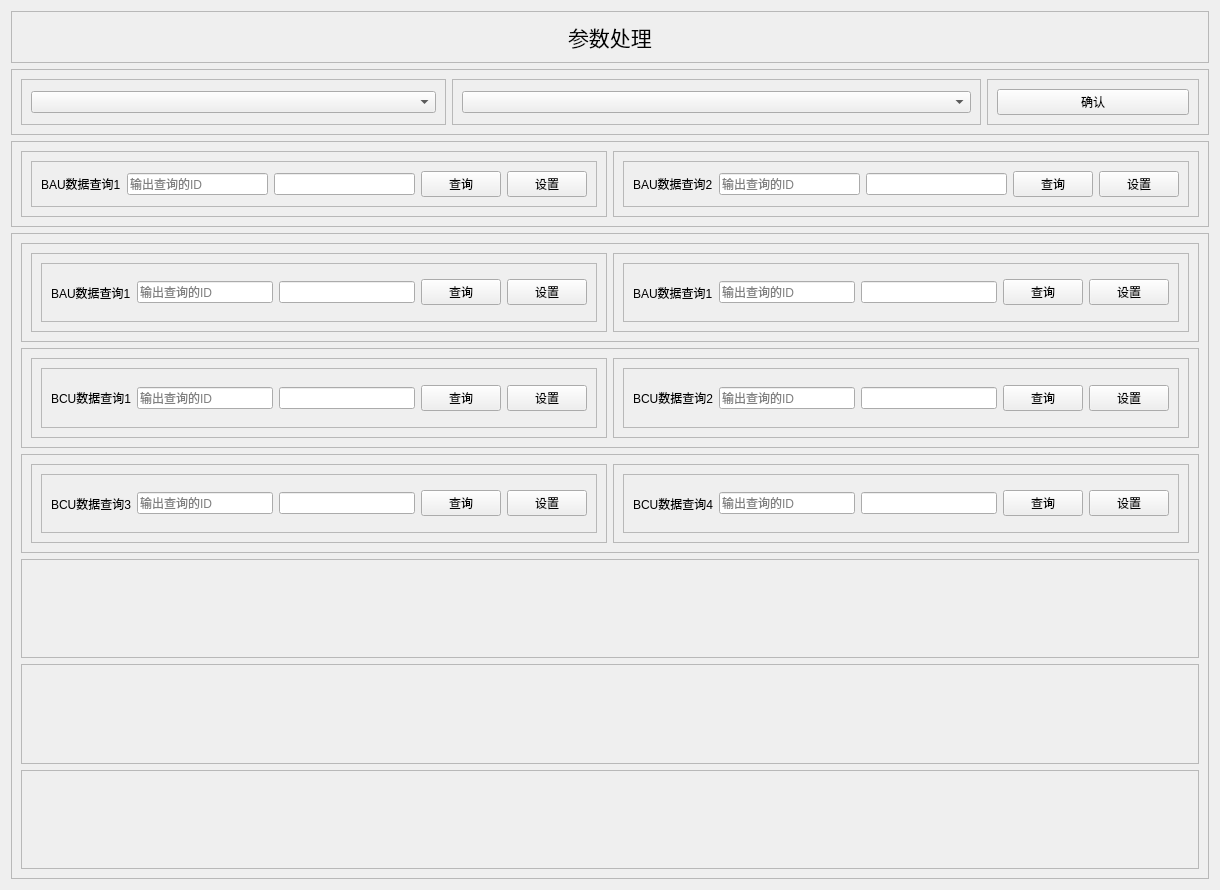
<?xml version="1.0" encoding="UTF-8"?>
<ui version="4.0">
 <class>Form</class>
 <widget class="QWidget" name="Form">
  <property name="geometry">
   <rect>
    <x>0</x>
    <y>0</y>
    <width>1220</width>
    <height>890</height>
   </rect>
  </property>
  <property name="windowTitle">
   <string>Form</string>
  </property>
  <layout class="QVBoxLayout" name="verticalLayout">
   <item>
    <widget class="QFrame" name="frame">
     <property name="sizePolicy">
      <sizepolicy hsizetype="Preferred" vsizetype="Expanding">
       <horstretch>0</horstretch>
       <verstretch>1</verstretch>
      </sizepolicy>
     </property>
     <property name="frameShape">
      <enum>QFrame::StyledPanel</enum>
     </property>
     <property name="frameShadow">
      <enum>QFrame::Raised</enum>
     </property>
     <layout class="QHBoxLayout" name="horizontalLayout">
      <item alignment="Qt::AlignHCenter">
       <widget class="QLabel" name="label">
        <property name="font">
         <font>
          <pointsize>16</pointsize>
         </font>
        </property>
        <property name="text">
         <string>参数处理</string>
        </property>
       </widget>
      </item>
     </layout>
    </widget>
   </item>
   <item>
    <widget class="QFrame" name="frame_2">
     <property name="sizePolicy">
      <sizepolicy hsizetype="Preferred" vsizetype="Expanding">
       <horstretch>0</horstretch>
       <verstretch>4</verstretch>
      </sizepolicy>
     </property>
     <property name="frameShape">
      <enum>QFrame::StyledPanel</enum>
     </property>
     <property name="frameShadow">
      <enum>QFrame::Raised</enum>
     </property>
     <layout class="QHBoxLayout" name="horizontalLayout_2">
      <item>
       <widget class="QFrame" name="frame_6">
        <property name="sizePolicy">
         <sizepolicy hsizetype="Expanding" vsizetype="Preferred">
          <horstretch>2</horstretch>
          <verstretch>0</verstretch>
         </sizepolicy>
        </property>
        <property name="frameShape">
         <enum>QFrame::StyledPanel</enum>
        </property>
        <property name="frameShadow">
         <enum>QFrame::Raised</enum>
        </property>
        <layout class="QHBoxLayout" name="horizontalLayout_3">
         <item>
          <widget class="QComboBox" name="comboBox">
           <property name="placeholderText">
            <string>选择簇索引（00表示BCU单板运行）</string>
           </property>
           <item>
            <property name="text">
             <string>00</string>
            </property>
           </item>
           <item>
            <property name="text">
             <string>1</string>
            </property>
           </item>
           <item>
            <property name="text">
             <string>2</string>
            </property>
           </item>
           <item>
            <property name="text">
             <string>3</string>
            </property>
           </item>
           <item>
            <property name="text">
             <string>4</string>
            </property>
           </item>
           <item>
            <property name="text">
             <string>5</string>
            </property>
           </item>
           <item>
            <property name="text">
             <string>6</string>
            </property>
           </item>
           <item>
            <property name="text">
             <string>7</string>
            </property>
           </item>
           <item>
            <property name="text">
             <string>8</string>
            </property>
           </item>
           <item>
            <property name="text">
             <string>9</string>
            </property>
           </item>
           <item>
            <property name="text">
             <string>10</string>
            </property>
           </item>
           <item>
            <property name="text">
             <string>11</string>
            </property>
           </item>
           <item>
            <property name="text">
             <string>12</string>
            </property>
           </item>
           <item>
            <property name="text">
             <string>13</string>
            </property>
           </item>
           <item>
            <property name="text">
             <string>14</string>
            </property>
           </item>
           <item>
            <property name="text">
             <string>15</string>
            </property>
           </item>
           <item>
            <property name="text">
             <string>16</string>
            </property>
           </item>
          </widget>
         </item>
        </layout>
       </widget>
      </item>
      <item>
       <widget class="QFrame" name="frame_7">
        <property name="sizePolicy">
         <sizepolicy hsizetype="Expanding" vsizetype="Preferred">
          <horstretch>2</horstretch>
          <verstretch>0</verstretch>
         </sizepolicy>
        </property>
        <property name="frameShape">
         <enum>QFrame::StyledPanel</enum>
        </property>
        <property name="frameShadow">
         <enum>QFrame::Raised</enum>
        </property>
        <layout class="QHBoxLayout" name="horizontalLayout_4">
         <item>
          <widget class="QComboBox" name="comboBox_2">
           <property name="placeholderText">
            <string>选择处理参数的类型</string>
           </property>
           <item>
            <property name="text">
             <string>01：恢复校准系数</string>
            </property>
           </item>
           <item>
            <property name="text">
             <string>02：恢复出厂参数</string>
            </property>
           </item>
           <item>
            <property name="text">
             <string>03：恢复运行参数（Par_ResetRunFlagToEepBuf &amp;&amp; Par_ResetRunCellFlagToEepBuf ）</string>
            </property>
           </item>
           <item>
            <property name="text">
             <string>04：清空EEPROM（暂无接口）</string>
            </property>
           </item>
           <item>
            <property name="text">
             <string>05: 恢复产品信息（暂无接口）</string>
            </property>
           </item>
           <item>
            <property name="text">
             <string>06：清空告警日志</string>
            </property>
           </item>
           <item>
            <property name="text">
             <string>07：清空普通日志</string>
            </property>
           </item>
           <item>
            <property name="text">
             <string>08：保存参数到FLASH（Par_SaveAllParaDataToFlash）</string>
            </property>
           </item>
           <item>
            <property name="text">
             <string>09：保存校准系数到FLASH（Par_SaveAllCoefDataToFlash）</string>
            </property>
           </item>
          </widget>
         </item>
        </layout>
       </widget>
      </item>
      <item>
       <widget class="QFrame" name="frame_8">
        <property name="sizePolicy">
         <sizepolicy hsizetype="Expanding" vsizetype="Preferred">
          <horstretch>1</horstretch>
          <verstretch>0</verstretch>
         </sizepolicy>
        </property>
        <property name="frameShape">
         <enum>QFrame::StyledPanel</enum>
        </property>
        <property name="frameShadow">
         <enum>QFrame::Raised</enum>
        </property>
        <layout class="QHBoxLayout" name="horizontalLayout_5">
         <item>
          <widget class="QPushButton" name="pushButton">
           <property name="text">
            <string>确认</string>
           </property>
          </widget>
         </item>
        </layout>
       </widget>
      </item>
     </layout>
    </widget>
   </item>
   <item>
    <widget class="QFrame" name="frame_5">
     <property name="sizePolicy">
      <sizepolicy hsizetype="Preferred" vsizetype="Expanding">
       <horstretch>0</horstretch>
       <verstretch>4</verstretch>
      </sizepolicy>
     </property>
     <property name="frameShape">
      <enum>QFrame::StyledPanel</enum>
     </property>
     <property name="frameShadow">
      <enum>QFrame::Raised</enum>
     </property>
     <layout class="QHBoxLayout" name="horizontalLayout_6">
      <item>
       <widget class="QFrame" name="frame_3">
        <property name="sizePolicy">
         <sizepolicy hsizetype="Expanding" vsizetype="Preferred">
          <horstretch>0</horstretch>
          <verstretch>0</verstretch>
         </sizepolicy>
        </property>
        <property name="frameShape">
         <enum>QFrame::StyledPanel</enum>
        </property>
        <property name="frameShadow">
         <enum>QFrame::Raised</enum>
        </property>
        <layout class="QHBoxLayout" name="horizontalLayout_10">
         <item>
          <widget class="QFrame" name="frame_10">
           <property name="sizePolicy">
            <sizepolicy hsizetype="Preferred" vsizetype="Expanding">
             <horstretch>0</horstretch>
             <verstretch>4</verstretch>
            </sizepolicy>
           </property>
           <property name="frameShape">
            <enum>QFrame::StyledPanel</enum>
           </property>
           <property name="frameShadow">
            <enum>QFrame::Raised</enum>
           </property>
           <layout class="QHBoxLayout" name="horizontalLayout_9">
            <item>
             <widget class="QLabel" name="label_4">
              <property name="maximumSize">
               <size>
                <width>100</width>
                <height>16777215</height>
               </size>
              </property>
              <property name="text">
               <string>BAU数据查询1</string>
              </property>
             </widget>
            </item>
            <item>
             <widget class="QLineEdit" name="lineEdit_5">
              <property name="maximumSize">
               <size>
                <width>200</width>
                <height>16777215</height>
               </size>
              </property>
              <property name="placeholderText">
               <string>输出查询的ID</string>
              </property>
             </widget>
            </item>
            <item>
             <widget class="QLineEdit" name="lineEdit_6">
              <property name="maximumSize">
               <size>
                <width>200</width>
                <height>16777215</height>
               </size>
              </property>
              <property name="readOnly">
               <bool>true</bool>
              </property>
             </widget>
            </item>
            <item>
             <widget class="QPushButton" name="pushButton_6">
              <property name="maximumSize">
               <size>
                <width>100</width>
                <height>16777215</height>
               </size>
              </property>
              <property name="text">
               <string>查询</string>
              </property>
             </widget>
            </item>
            <item>
             <widget class="QPushButton" name="pushButton_7">
              <property name="maximumSize">
               <size>
                <width>100</width>
                <height>16777215</height>
               </size>
              </property>
              <property name="text">
               <string>设置</string>
              </property>
             </widget>
            </item>
           </layout>
          </widget>
         </item>
        </layout>
       </widget>
      </item>
      <item>
       <widget class="QFrame" name="frame_9">
        <property name="sizePolicy">
         <sizepolicy hsizetype="Expanding" vsizetype="Preferred">
          <horstretch>0</horstretch>
          <verstretch>0</verstretch>
         </sizepolicy>
        </property>
        <property name="frameShape">
         <enum>QFrame::StyledPanel</enum>
        </property>
        <property name="frameShadow">
         <enum>QFrame::Raised</enum>
        </property>
        <layout class="QHBoxLayout" name="horizontalLayout_12">
         <item>
          <widget class="QFrame" name="frame_11">
           <property name="sizePolicy">
            <sizepolicy hsizetype="Preferred" vsizetype="Expanding">
             <horstretch>0</horstretch>
             <verstretch>4</verstretch>
            </sizepolicy>
           </property>
           <property name="frameShape">
            <enum>QFrame::StyledPanel</enum>
           </property>
           <property name="frameShadow">
            <enum>QFrame::Raised</enum>
           </property>
           <layout class="QHBoxLayout" name="horizontalLayout_11">
            <item>
             <widget class="QLabel" name="label_5">
              <property name="maximumSize">
               <size>
                <width>100</width>
                <height>16777215</height>
               </size>
              </property>
              <property name="text">
               <string>BAU数据查询2</string>
              </property>
             </widget>
            </item>
            <item>
             <widget class="QLineEdit" name="lineEdit_7">
              <property name="maximumSize">
               <size>
                <width>200</width>
                <height>16777215</height>
               </size>
              </property>
              <property name="placeholderText">
               <string>输出查询的ID</string>
              </property>
             </widget>
            </item>
            <item>
             <widget class="QLineEdit" name="lineEdit_8">
              <property name="maximumSize">
               <size>
                <width>200</width>
                <height>16777215</height>
               </size>
              </property>
              <property name="readOnly">
               <bool>true</bool>
              </property>
             </widget>
            </item>
            <item>
             <widget class="QPushButton" name="pushButton_8">
              <property name="maximumSize">
               <size>
                <width>100</width>
                <height>16777215</height>
               </size>
              </property>
              <property name="text">
               <string>查询</string>
              </property>
             </widget>
            </item>
            <item>
             <widget class="QPushButton" name="pushButton_9">
              <property name="maximumSize">
               <size>
                <width>100</width>
                <height>16777215</height>
               </size>
              </property>
              <property name="text">
               <string>设置</string>
              </property>
             </widget>
            </item>
           </layout>
          </widget>
         </item>
        </layout>
       </widget>
      </item>
     </layout>
    </widget>
   </item>
   <item>
    <widget class="QFrame" name="frame_4">
     <property name="sizePolicy">
      <sizepolicy hsizetype="Preferred" vsizetype="Expanding">
       <horstretch>0</horstretch>
       <verstretch>40</verstretch>
      </sizepolicy>
     </property>
     <property name="frameShape">
      <enum>QFrame::StyledPanel</enum>
     </property>
     <property name="frameShadow">
      <enum>QFrame::Raised</enum>
     </property>
     <layout class="QVBoxLayout" name="verticalLayout_2">
      <item>
       <widget class="QFrame" name="frame_17">
        <property name="sizePolicy">
         <sizepolicy hsizetype="Preferred" vsizetype="Expanding">
          <horstretch>0</horstretch>
          <verstretch>0</verstretch>
         </sizepolicy>
        </property>
        <property name="frameShape">
         <enum>QFrame::StyledPanel</enum>
        </property>
        <property name="frameShadow">
         <enum>QFrame::Raised</enum>
        </property>
        <layout class="QHBoxLayout" name="horizontalLayout_17">
         <item>
          <widget class="QFrame" name="frame_21">
           <property name="sizePolicy">
            <sizepolicy hsizetype="Expanding" vsizetype="Preferred">
             <horstretch>0</horstretch>
             <verstretch>0</verstretch>
            </sizepolicy>
           </property>
           <property name="frameShape">
            <enum>QFrame::StyledPanel</enum>
           </property>
           <property name="frameShadow">
            <enum>QFrame::Raised</enum>
           </property>
           <layout class="QHBoxLayout" name="horizontalLayout_13">
            <item>
             <widget class="QFrame" name="frame_22">
              <property name="sizePolicy">
               <sizepolicy hsizetype="Preferred" vsizetype="Expanding">
                <horstretch>0</horstretch>
                <verstretch>4</verstretch>
               </sizepolicy>
              </property>
              <property name="frameShape">
               <enum>QFrame::StyledPanel</enum>
              </property>
              <property name="frameShadow">
               <enum>QFrame::Raised</enum>
              </property>
              <layout class="QHBoxLayout" name="horizontalLayout_14">
               <item>
                <widget class="QLabel" name="label_6">
                 <property name="maximumSize">
                  <size>
                   <width>100</width>
                   <height>16777215</height>
                  </size>
                 </property>
                 <property name="text">
                  <string>BAU数据查询1</string>
                 </property>
                </widget>
               </item>
               <item>
                <widget class="QLineEdit" name="lineEdit_9">
                 <property name="maximumSize">
                  <size>
                   <width>200</width>
                   <height>16777215</height>
                  </size>
                 </property>
                 <property name="placeholderText">
                  <string>输出查询的ID</string>
                 </property>
                </widget>
               </item>
               <item>
                <widget class="QLineEdit" name="lineEdit_10">
                 <property name="maximumSize">
                  <size>
                   <width>200</width>
                   <height>16777215</height>
                  </size>
                 </property>
                 <property name="readOnly">
                  <bool>true</bool>
                 </property>
                </widget>
               </item>
               <item>
                <widget class="QPushButton" name="pushButton_10">
                 <property name="maximumSize">
                  <size>
                   <width>100</width>
                   <height>16777215</height>
                  </size>
                 </property>
                 <property name="text">
                  <string>查询</string>
                 </property>
                </widget>
               </item>
               <item>
                <widget class="QPushButton" name="pushButton_11">
                 <property name="maximumSize">
                  <size>
                   <width>100</width>
                   <height>16777215</height>
                  </size>
                 </property>
                 <property name="text">
                  <string>设置</string>
                 </property>
                </widget>
               </item>
              </layout>
             </widget>
            </item>
           </layout>
          </widget>
         </item>
         <item>
          <widget class="QFrame" name="frame_23">
           <property name="sizePolicy">
            <sizepolicy hsizetype="Expanding" vsizetype="Preferred">
             <horstretch>0</horstretch>
             <verstretch>0</verstretch>
            </sizepolicy>
           </property>
           <property name="frameShape">
            <enum>QFrame::StyledPanel</enum>
           </property>
           <property name="frameShadow">
            <enum>QFrame::Raised</enum>
           </property>
           <layout class="QHBoxLayout" name="horizontalLayout_16">
            <item>
             <widget class="QFrame" name="frame_24">
              <property name="sizePolicy">
               <sizepolicy hsizetype="Preferred" vsizetype="Expanding">
                <horstretch>0</horstretch>
                <verstretch>4</verstretch>
               </sizepolicy>
              </property>
              <property name="frameShape">
               <enum>QFrame::StyledPanel</enum>
              </property>
              <property name="frameShadow">
               <enum>QFrame::Raised</enum>
              </property>
              <layout class="QHBoxLayout" name="horizontalLayout_15">
               <item>
                <widget class="QLabel" name="label_7">
                 <property name="maximumSize">
                  <size>
                   <width>100</width>
                   <height>16777215</height>
                  </size>
                 </property>
                 <property name="text">
                  <string>BAU数据查询1</string>
                 </property>
                </widget>
               </item>
               <item>
                <widget class="QLineEdit" name="lineEdit_11">
                 <property name="maximumSize">
                  <size>
                   <width>200</width>
                   <height>16777215</height>
                  </size>
                 </property>
                 <property name="placeholderText">
                  <string>输出查询的ID</string>
                 </property>
                </widget>
               </item>
               <item>
                <widget class="QLineEdit" name="lineEdit_12">
                 <property name="maximumSize">
                  <size>
                   <width>200</width>
                   <height>16777215</height>
                  </size>
                 </property>
                 <property name="readOnly">
                  <bool>true</bool>
                 </property>
                </widget>
               </item>
               <item>
                <widget class="QPushButton" name="pushButton_12">
                 <property name="maximumSize">
                  <size>
                   <width>100</width>
                   <height>16777215</height>
                  </size>
                 </property>
                 <property name="text">
                  <string>查询</string>
                 </property>
                </widget>
               </item>
               <item>
                <widget class="QPushButton" name="pushButton_13">
                 <property name="maximumSize">
                  <size>
                   <width>100</width>
                   <height>16777215</height>
                  </size>
                 </property>
                 <property name="text">
                  <string>设置</string>
                 </property>
                </widget>
               </item>
              </layout>
             </widget>
            </item>
           </layout>
          </widget>
         </item>
        </layout>
       </widget>
      </item>
      <item>
       <widget class="QFrame" name="frame_18">
        <property name="sizePolicy">
         <sizepolicy hsizetype="Preferred" vsizetype="Expanding">
          <horstretch>0</horstretch>
          <verstretch>0</verstretch>
         </sizepolicy>
        </property>
        <property name="frameShape">
         <enum>QFrame::StyledPanel</enum>
        </property>
        <property name="frameShadow">
         <enum>QFrame::Raised</enum>
        </property>
        <layout class="QHBoxLayout" name="horizontalLayout_18">
         <item>
          <widget class="QFrame" name="frame_12">
           <property name="sizePolicy">
            <sizepolicy hsizetype="Expanding" vsizetype="Preferred">
             <horstretch>0</horstretch>
             <verstretch>0</verstretch>
            </sizepolicy>
           </property>
           <property name="frameShape">
            <enum>QFrame::StyledPanel</enum>
           </property>
           <property name="frameShadow">
            <enum>QFrame::Raised</enum>
           </property>
           <layout class="QHBoxLayout" name="horizontalLayout_20">
            <item>
             <widget class="QFrame" name="frame_25">
              <property name="sizePolicy">
               <sizepolicy hsizetype="Preferred" vsizetype="Expanding">
                <horstretch>0</horstretch>
                <verstretch>4</verstretch>
               </sizepolicy>
              </property>
              <property name="frameShape">
               <enum>QFrame::StyledPanel</enum>
              </property>
              <property name="frameShadow">
               <enum>QFrame::Raised</enum>
              </property>
              <layout class="QHBoxLayout" name="horizontalLayout_19">
               <item>
                <widget class="QLabel" name="label_8">
                 <property name="maximumSize">
                  <size>
                   <width>100</width>
                   <height>16777215</height>
                  </size>
                 </property>
                 <property name="text">
                  <string>BCU数据查询1</string>
                 </property>
                </widget>
               </item>
               <item>
                <widget class="QLineEdit" name="lineEdit_13">
                 <property name="maximumSize">
                  <size>
                   <width>200</width>
                   <height>16777215</height>
                  </size>
                 </property>
                 <property name="placeholderText">
                  <string>输出查询的ID</string>
                 </property>
                </widget>
               </item>
               <item>
                <widget class="QLineEdit" name="lineEdit_14">
                 <property name="maximumSize">
                  <size>
                   <width>200</width>
                   <height>16777215</height>
                  </size>
                 </property>
                 <property name="readOnly">
                  <bool>true</bool>
                 </property>
                </widget>
               </item>
               <item>
                <widget class="QPushButton" name="pushButton_14">
                 <property name="maximumSize">
                  <size>
                   <width>100</width>
                   <height>16777215</height>
                  </size>
                 </property>
                 <property name="text">
                  <string>查询</string>
                 </property>
                </widget>
               </item>
               <item>
                <widget class="QPushButton" name="pushButton_15">
                 <property name="maximumSize">
                  <size>
                   <width>100</width>
                   <height>16777215</height>
                  </size>
                 </property>
                 <property name="text">
                  <string>设置</string>
                 </property>
                </widget>
               </item>
              </layout>
             </widget>
            </item>
           </layout>
          </widget>
         </item>
         <item>
          <widget class="QFrame" name="frame_16">
           <property name="sizePolicy">
            <sizepolicy hsizetype="Expanding" vsizetype="Preferred">
             <horstretch>0</horstretch>
             <verstretch>0</verstretch>
            </sizepolicy>
           </property>
           <property name="frameShape">
            <enum>QFrame::StyledPanel</enum>
           </property>
           <property name="frameShadow">
            <enum>QFrame::Raised</enum>
           </property>
           <layout class="QHBoxLayout" name="horizontalLayout_22">
            <item>
             <widget class="QFrame" name="frame_26">
              <property name="sizePolicy">
               <sizepolicy hsizetype="Preferred" vsizetype="Expanding">
                <horstretch>0</horstretch>
                <verstretch>4</verstretch>
               </sizepolicy>
              </property>
              <property name="frameShape">
               <enum>QFrame::StyledPanel</enum>
              </property>
              <property name="frameShadow">
               <enum>QFrame::Raised</enum>
              </property>
              <layout class="QHBoxLayout" name="horizontalLayout_21">
               <item>
                <widget class="QLabel" name="label_9">
                 <property name="maximumSize">
                  <size>
                   <width>100</width>
                   <height>16777215</height>
                  </size>
                 </property>
                 <property name="text">
                  <string>BCU数据查询2</string>
                 </property>
                </widget>
               </item>
               <item>
                <widget class="QLineEdit" name="lineEdit_15">
                 <property name="maximumSize">
                  <size>
                   <width>200</width>
                   <height>16777215</height>
                  </size>
                 </property>
                 <property name="placeholderText">
                  <string>输出查询的ID</string>
                 </property>
                </widget>
               </item>
               <item>
                <widget class="QLineEdit" name="lineEdit_16">
                 <property name="maximumSize">
                  <size>
                   <width>200</width>
                   <height>16777215</height>
                  </size>
                 </property>
                 <property name="readOnly">
                  <bool>true</bool>
                 </property>
                </widget>
               </item>
               <item>
                <widget class="QPushButton" name="pushButton_16">
                 <property name="maximumSize">
                  <size>
                   <width>100</width>
                   <height>16777215</height>
                  </size>
                 </property>
                 <property name="text">
                  <string>查询</string>
                 </property>
                </widget>
               </item>
               <item>
                <widget class="QPushButton" name="pushButton_17">
                 <property name="maximumSize">
                  <size>
                   <width>100</width>
                   <height>16777215</height>
                  </size>
                 </property>
                 <property name="text">
                  <string>设置</string>
                 </property>
                </widget>
               </item>
              </layout>
             </widget>
            </item>
           </layout>
          </widget>
         </item>
        </layout>
       </widget>
      </item>
      <item>
       <widget class="QFrame" name="frame_19">
        <property name="sizePolicy">
         <sizepolicy hsizetype="Preferred" vsizetype="Expanding">
          <horstretch>0</horstretch>
          <verstretch>0</verstretch>
         </sizepolicy>
        </property>
        <property name="frameShape">
         <enum>QFrame::StyledPanel</enum>
        </property>
        <property name="frameShadow">
         <enum>QFrame::Raised</enum>
        </property>
        <layout class="QHBoxLayout" name="horizontalLayout_23">
         <item>
          <widget class="QFrame" name="frame_20">
           <property name="sizePolicy">
            <sizepolicy hsizetype="Expanding" vsizetype="Preferred">
             <horstretch>0</horstretch>
             <verstretch>0</verstretch>
            </sizepolicy>
           </property>
           <property name="frameShape">
            <enum>QFrame::StyledPanel</enum>
           </property>
           <property name="frameShadow">
            <enum>QFrame::Raised</enum>
           </property>
           <layout class="QHBoxLayout" name="horizontalLayout_25">
            <item>
             <widget class="QFrame" name="frame_28">
              <property name="sizePolicy">
               <sizepolicy hsizetype="Preferred" vsizetype="Expanding">
                <horstretch>0</horstretch>
                <verstretch>4</verstretch>
               </sizepolicy>
              </property>
              <property name="frameShape">
               <enum>QFrame::StyledPanel</enum>
              </property>
              <property name="frameShadow">
               <enum>QFrame::Raised</enum>
              </property>
              <layout class="QHBoxLayout" name="horizontalLayout_24">
               <item>
                <widget class="QLabel" name="label_10">
                 <property name="maximumSize">
                  <size>
                   <width>100</width>
                   <height>16777215</height>
                  </size>
                 </property>
                 <property name="text">
                  <string>BCU数据查询3</string>
                 </property>
                </widget>
               </item>
               <item>
                <widget class="QLineEdit" name="lineEdit_17">
                 <property name="maximumSize">
                  <size>
                   <width>200</width>
                   <height>16777215</height>
                  </size>
                 </property>
                 <property name="placeholderText">
                  <string>输出查询的ID</string>
                 </property>
                </widget>
               </item>
               <item>
                <widget class="QLineEdit" name="lineEdit_18">
                 <property name="maximumSize">
                  <size>
                   <width>200</width>
                   <height>16777215</height>
                  </size>
                 </property>
                 <property name="readOnly">
                  <bool>true</bool>
                 </property>
                </widget>
               </item>
               <item>
                <widget class="QPushButton" name="pushButton_18">
                 <property name="maximumSize">
                  <size>
                   <width>100</width>
                   <height>16777215</height>
                  </size>
                 </property>
                 <property name="text">
                  <string>查询</string>
                 </property>
                </widget>
               </item>
               <item>
                <widget class="QPushButton" name="pushButton_19">
                 <property name="maximumSize">
                  <size>
                   <width>100</width>
                   <height>16777215</height>
                  </size>
                 </property>
                 <property name="text">
                  <string>设置</string>
                 </property>
                </widget>
               </item>
              </layout>
             </widget>
            </item>
           </layout>
          </widget>
         </item>
         <item>
          <widget class="QFrame" name="frame_27">
           <property name="sizePolicy">
            <sizepolicy hsizetype="Expanding" vsizetype="Preferred">
             <horstretch>0</horstretch>
             <verstretch>0</verstretch>
            </sizepolicy>
           </property>
           <property name="frameShape">
            <enum>QFrame::StyledPanel</enum>
           </property>
           <property name="frameShadow">
            <enum>QFrame::Raised</enum>
           </property>
           <layout class="QHBoxLayout" name="horizontalLayout_27">
            <item>
             <widget class="QFrame" name="frame_29">
              <property name="sizePolicy">
               <sizepolicy hsizetype="Preferred" vsizetype="Expanding">
                <horstretch>0</horstretch>
                <verstretch>4</verstretch>
               </sizepolicy>
              </property>
              <property name="frameShape">
               <enum>QFrame::StyledPanel</enum>
              </property>
              <property name="frameShadow">
               <enum>QFrame::Raised</enum>
              </property>
              <layout class="QHBoxLayout" name="horizontalLayout_26">
               <item>
                <widget class="QLabel" name="label_11">
                 <property name="maximumSize">
                  <size>
                   <width>100</width>
                   <height>16777215</height>
                  </size>
                 </property>
                 <property name="text">
                  <string>BCU数据查询4</string>
                 </property>
                </widget>
               </item>
               <item>
                <widget class="QLineEdit" name="lineEdit_19">
                 <property name="maximumSize">
                  <size>
                   <width>200</width>
                   <height>16777215</height>
                  </size>
                 </property>
                 <property name="placeholderText">
                  <string>输出查询的ID</string>
                 </property>
                </widget>
               </item>
               <item>
                <widget class="QLineEdit" name="lineEdit_20">
                 <property name="maximumSize">
                  <size>
                   <width>200</width>
                   <height>16777215</height>
                  </size>
                 </property>
                 <property name="readOnly">
                  <bool>true</bool>
                 </property>
                </widget>
               </item>
               <item>
                <widget class="QPushButton" name="pushButton_20">
                 <property name="maximumSize">
                  <size>
                   <width>100</width>
                   <height>16777215</height>
                  </size>
                 </property>
                 <property name="text">
                  <string>查询</string>
                 </property>
                </widget>
               </item>
               <item>
                <widget class="QPushButton" name="pushButton_21">
                 <property name="maximumSize">
                  <size>
                   <width>100</width>
                   <height>16777215</height>
                  </size>
                 </property>
                 <property name="text">
                  <string>设置</string>
                 </property>
                </widget>
               </item>
              </layout>
             </widget>
            </item>
           </layout>
          </widget>
         </item>
        </layout>
       </widget>
      </item>
      <item>
       <widget class="QFrame" name="frame_13">
        <property name="sizePolicy">
         <sizepolicy hsizetype="Preferred" vsizetype="Expanding">
          <horstretch>0</horstretch>
          <verstretch>0</verstretch>
         </sizepolicy>
        </property>
        <property name="frameShape">
         <enum>QFrame::StyledPanel</enum>
        </property>
        <property name="frameShadow">
         <enum>QFrame::Raised</enum>
        </property>
       </widget>
      </item>
      <item>
       <widget class="QFrame" name="frame_14">
        <property name="sizePolicy">
         <sizepolicy hsizetype="Preferred" vsizetype="Expanding">
          <horstretch>0</horstretch>
          <verstretch>0</verstretch>
         </sizepolicy>
        </property>
        <property name="frameShape">
         <enum>QFrame::StyledPanel</enum>
        </property>
        <property name="frameShadow">
         <enum>QFrame::Raised</enum>
        </property>
       </widget>
      </item>
      <item>
       <widget class="QFrame" name="frame_15">
        <property name="sizePolicy">
         <sizepolicy hsizetype="Preferred" vsizetype="Expanding">
          <horstretch>0</horstretch>
          <verstretch>0</verstretch>
         </sizepolicy>
        </property>
        <property name="frameShape">
         <enum>QFrame::StyledPanel</enum>
        </property>
        <property name="frameShadow">
         <enum>QFrame::Raised</enum>
        </property>
       </widget>
      </item>
     </layout>
    </widget>
   </item>
  </layout>
 </widget>
 <resources/>
 <connections/>
</ui>
